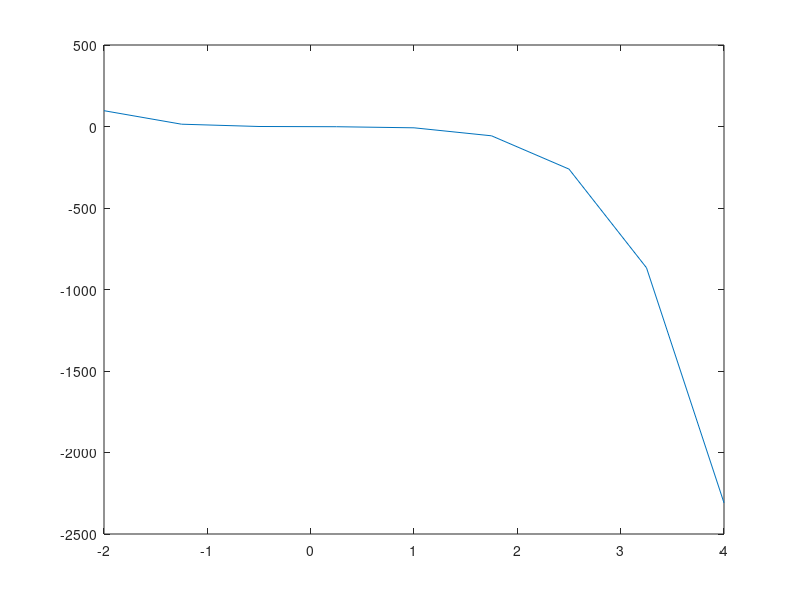

MATLAB code to generate this figure: (Note: this script raises an error after producing the figure.)
%% a 
x = linspace(-2, 4,9); % 8 interbali 9 wertili
y = @(x )(-2)*x.^5-4*x.^3-x-1 ;
f0 = y(-2);
fn = y(4);
s1 = sum(y(2:2:8)); %kentebi indexebi 1dan anu
s2 = sum(y(3:2:7)); %luwebi indxi 2dan 
I = (4 - (-2))* (f0+4*s1 + 2*s2+fn)/(3*8);
display(I);
f = (-2)*x.^5-4*x.^3-x-1 ;
plot(x,f);


%% b
x = 0:10^-7:0.02;
f =@(x) 1./sqrt(x)  - 4*10^5 * sqrt(x) +0.4;
idx = find(f(x) >-10^-6);  % Find indices where f(x) ? 0
root = x(idx);  % Get corresponding x values
display(root);
[root2,fx,ea,iter]=bisect(f,0,0.02,10^-5);
display(root2);




function [root,fx,ea,iter]=bisect(func,xl,xu,es,maxit,varargin)
if nargin<3,error('at least 3 input arguments required'),end
test = func(xl,varargin{:})*func(xu,varargin{:});
if test>0,error('no sign change'),end
if nargin<4||isempty(es), es=0.0001;end
if nargin<5||isempty(maxit), maxit=50;end
iter = 0; xr = xl; ea = 100;
while (1)
xrold = xr;
xr = (xl + xu)/2;
iter = iter + 1;
if xr ~= 0,ea = abs((xr - xrold)/xr) * 100;end
test = func(xl,varargin{:})*func(xr,varargin{:});
if test < 0
xu = xr;
elseif test > 0
xl = xr;
else
ea = 0;
end
if ea <= es || iter >= maxit,break,end
end
root = xr; fx = func(xr, varargin{:});
end


%% c


